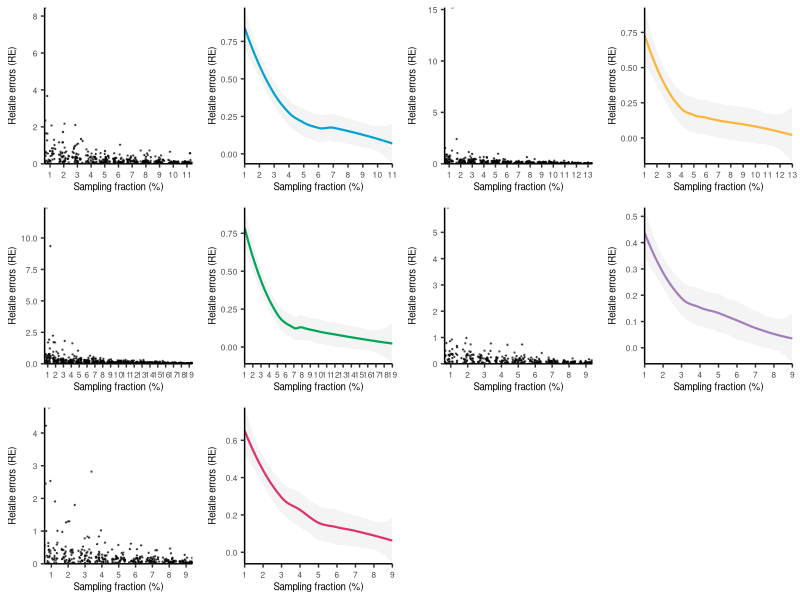
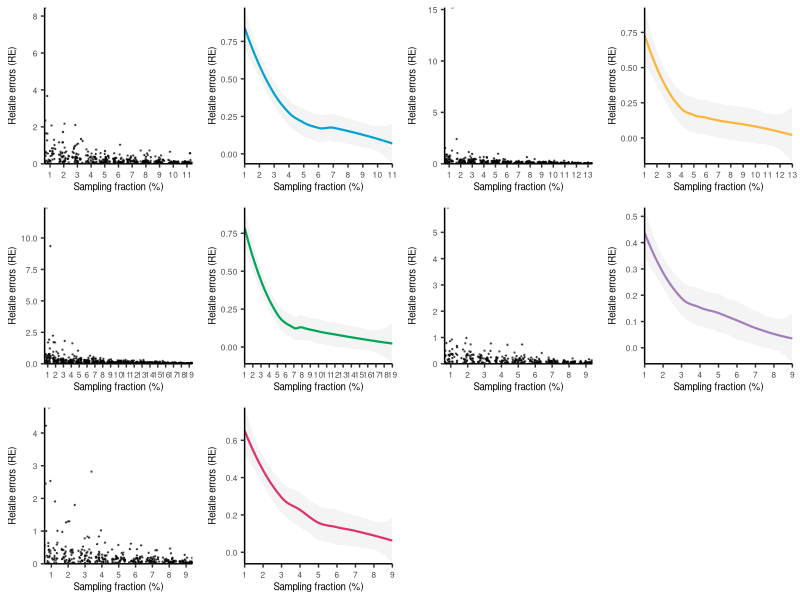

Here is the R script that generated these plots, in order:
###############################################################################
###############################################################################
###############################################################################
#loading packages
  library(readxl)
  library(dplyr)
  library(tidyr)
  library(ggplot2)
  library(cowplot)
###############################################################################
#loading files
  Data_SMU <- read.csv("Result/Geog_Samp_SMU.csv")
  Data_HHG <- read.csv("Result/Geog_Samp_HHG.csv")
  Data_HPX <- read.csv("Result/Geog_Samp_HPX.csv")
  Data_TAJ <- read.csv("Result/Geog_Samp_TAJ.csv")
  Data_XJH <- read.csv("Result/Geog_Samp_XJH.csv")
###############################################################################
#plot
    p1 <- ggplot(Data_HHG)+
      geom_jitter(aes(SampleNumber,re),color="black",size=0.2,alpha=0.55)+
      scale_y_continuous(expand = c(0,0))+
      scale_x_continuous(expand = c(0,0),
                         breaks = c(seq(0,19,by=1)))+
      theme_classic()+
      ylab("Relatie errors (RE)")+
      xlab("Sampling fraction (%)")+
      theme(axis.title = element_text(size=7),
            axis.text.x = element_text(size=6),
            axis.text.y = element_text(size=6),
            legend.key.size = unit(0.25,"cm"),
            legend.text=element_text(size=4),
            legend.title = element_text(size = 4),
            legend.text.align = 0,
            legend.position=c(.1, .8))
    p2 <- ggplot(Data_HHG)+
      stat_smooth(aes(SampleNumber,re),method="loess",color="#00A2D2",
                  fill="gray90",linewidth=0.75)+
      scale_y_continuous(expand = c(0,0))+
      scale_x_continuous(expand = c(0,0),
                         breaks = c(seq(0,19,by=1)))+
      theme_classic()+
      ylab("Relatie errors (RE)")+
      xlab("Sampling fraction (%)")+
      theme(axis.title = element_text(size=7),
            axis.text.x = element_text(size=6),
            axis.text.y = element_text(size=6),
            legend.key.size = unit(0.25,"cm"),
            legend.text=element_text(size=4),
            legend.title = element_text(size = 4),
            legend.text.align = 0,
            legend.position=c(.1, .8))
    p3 <- ggplot(Data_HPX)+
      geom_jitter(aes(SampleNumber,re),color="black",size=0.2,alpha=0.55)+
      scale_y_continuous(expand = c(0,0))+
      scale_x_continuous(expand = c(0,0),
                         breaks = c(seq(0,19,by=1)))+
      theme_classic()+
      ylab("Relatie errors (RE)")+
      xlab("Sampling fraction (%)")+
    theme(axis.title = element_text(size=7),
          axis.text.x = element_text(size=6),
          axis.text.y = element_text(size=6),
          legend.key.size = unit(0.25,"cm"),
          legend.text=element_text(size=4),
          legend.title = element_text(size = 4),
          legend.text.align = 0,
          legend.position=c(.1, .8))
    p4 <- ggplot(Data_HPX)+
      stat_smooth(aes(SampleNumber,re),method="loess",color="#FDB439",
                  fill="gray90",linewidth=0.75)+
      scale_y_continuous(expand = c(0,0))+
      scale_x_continuous(expand = c(0,0),
                         breaks = c(seq(0,19,by=1)))+
      theme_classic()+
      ylab("Relatie errors (RE)")+
      xlab("Sampling fraction (%)")+
    theme(axis.title = element_text(size=7),
          axis.text.x = element_text(size=6),
          axis.text.y = element_text(size=6),
          legend.key.size = unit(0.25,"cm"),
          legend.text=element_text(size=4),
          legend.title = element_text(size = 4),
          legend.text.align = 0,
          legend.position=c(.1, .8))
    p5 <- ggplot(Data_SMU)+
      geom_jitter(aes(SampleNumber,re),color="black",size=0.2,alpha=0.55)+
      scale_y_continuous(expand = c(0,0))+
      scale_x_continuous(expand = c(0,0),
                         breaks = c(seq(0,19,by=1)))+
      theme_classic()+
      ylab("Relatie errors (RE)")+
      xlab("Sampling fraction (%)")+
    theme(axis.title = element_text(size=7),
          axis.text.x = element_text(size=6),
          axis.text.y = element_text(size=6),
          legend.key.size = unit(0.25,"cm"),
          legend.text=element_text(size=4),
          legend.title = element_text(size = 4),
          legend.text.align = 0,
          legend.position=c(.1, .8))
    p6 <- ggplot(Data_SMU)+
      stat_smooth(aes(SampleNumber,re),method="loess",color="#00A559",
                  fill="gray90",linewidth=0.75)+
      scale_y_continuous(expand = c(0,0))+
      scale_x_continuous(expand = c(0,0),
                         breaks = c(seq(0,19,by=1)))+
      theme_classic()+
      ylab("Relatie errors (RE)")+
      xlab("Sampling fraction (%)")+
    theme(axis.title = element_text(size=7),
          axis.text.x = element_text(size=6),
          axis.text.y = element_text(size=6),
          legend.key.size = unit(0.25,"cm"),
          legend.text=element_text(size=4),
          legend.title = element_text(size = 4),
          legend.text.align = 0,
          legend.position=c(.1, .8))
    p7 <- ggplot(Data_TAJ)+
      geom_jitter(aes(SampleNumber,re),color="black",size=0.2,alpha=0.55)+
      scale_y_continuous(expand = c(0,0))+
      scale_x_continuous(expand = c(0,0),
                         breaks = c(seq(0,19,by=1)))+
      theme_classic()+
      ylab("Relatie errors (RE)")+
      xlab("Sampling fraction (%)")+
    theme(axis.title = element_text(size=7),
          axis.text.x = element_text(size=6),
          axis.text.y = element_text(size=6),
          legend.key.size = unit(0.25,"cm"),
          legend.text=element_text(size=4),
          legend.title = element_text(size = 4),
          legend.text.align = 0,
          legend.position=c(.1, .8))
    p8 <- ggplot(Data_TAJ)+
      stat_smooth(aes(SampleNumber,re),method="loess",color="#A17FBB",
                  fill="gray90",linewidth=0.75)+
      scale_y_continuous(expand = c(0,0))+
      scale_x_continuous(expand = c(0,0),
                         breaks = c(seq(0,19,by=1)))+
      theme_classic()+
      ylab("Relatie errors (RE)")+
      xlab("Sampling fraction (%)")+
    theme(axis.title = element_text(size=7),
          axis.text.x = element_text(size=6),
          axis.text.y = element_text(size=6),
          legend.key.size = unit(0.25,"cm"),
          legend.text=element_text(size=4),
          legend.title = element_text(size = 4),
          legend.text.align = 0,
          legend.position=c(.1, .8))
    p9 <- ggplot(Data_XJH)+
      geom_jitter(aes(SampleNumber,re),color="black",size=0.2,alpha=0.55)+
      scale_y_continuous(expand = c(0,0))+
      scale_x_continuous(expand = c(0,0),
                         breaks = c(seq(0,19,by=1)))+
      theme_classic()+
      ylab("Relatie errors (RE)")+
      xlab("Sampling fraction (%)")+
    theme(axis.title = element_text(size=7),
          axis.text.x = element_text(size=6),
          axis.text.y = element_text(size=6),
          legend.key.size = unit(0.25,"cm"),
          legend.text=element_text(size=4),
          legend.title = element_text(size = 4),
          legend.text.align = 0,
          legend.position=c(.1, .8))
    p10 <- ggplot(Data_XJH)+
      stat_smooth(aes(SampleNumber,re),method="loess",color="#DD336C",
                  fill="gray90",linewidth=0.75)+
      scale_y_continuous(expand = c(0,0))+
      scale_x_continuous(expand = c(0,0),
                         breaks = c(seq(0,19,by=1)))+
      theme_classic()+
      ylab("Relatie errors (RE)")+
      xlab("Sampling fraction (%)")+
    theme(axis.title = element_text(size=7),
          axis.text.x = element_text(size=6),
          axis.text.y = element_text(size=6),
          legend.key.size = unit(0.25,"cm"),
          legend.text=element_text(size=4),
          legend.title = element_text(size = 4),
          legend.text.align = 0,
          legend.position=c(.1, .8))
###############################################################################
#plot 
  plot_grid(p1,p2,p3,p4,p5,p6,p7,p8,p9,p10,ncol=4,align="vh" )
  ggsave("Plot/Spa_Samp.pdf",width=17,height=12,units="cm")
  
    
